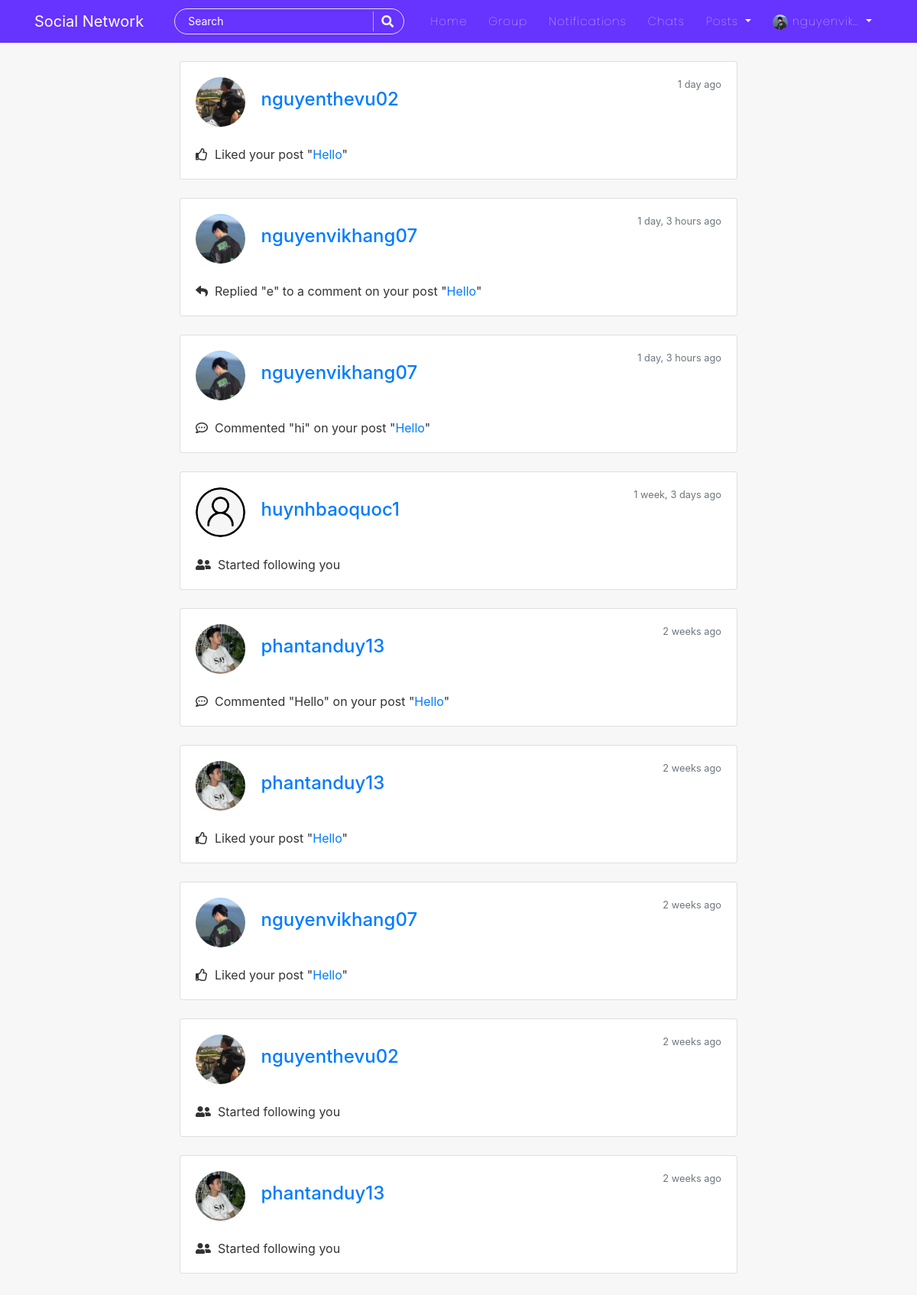
The app's page /notifications/ (signed in) with its own data.
### users/models.py (models this page shows, shortened)
class Profile(models.Model):
    user = models.OneToOneField(User, on_delete=models.CASCADE)
    is_online = models.BooleanField(default=False)
    following = models.ManyToManyField(User, related_name="following", blank=True)
    friends = models.ManyToManyField(User, related_name='my_friends', blank=True)
    bio = models.CharField(default="",blank=True,null=True,max_length=350)
    date_of_birth = models.CharField(blank=True,max_length=150)
    updated = models.DateTimeField(auto_now=True)
    created = models.DateTimeField(auto_now_add=True)
    image = models.ImageField(default='default.jpg', upload_to='profile_pics',blank=True, null=True)

### notification/models.py (models this page shows, shortened)
class Notification(models.Model):
    NOTIFICATION_TYPES = ((1,'Like'),(2,'Follow'),(3,'Comment'),(4,'Reply'),(5,'Like-Comment'),(6,'Like-Reply'))
    post = models.ForeignKey('blog.Post', on_delete=models.CASCADE, related_name='notify_post', blank=True, null=True)
    sender = models.ForeignKey(User, on_delete=models.CASCADE, related_name='notify_from_user')
    user = models.ForeignKey(User, on_delete=models.CASCADE, related_name='notify_to_user')
    notification_type = models.IntegerField(choices=NOTIFICATION_TYPES)
    text_preview = models.CharField(max_length=120, blank=True)
    date = models.DateTimeField(auto_now_add=True)
    is_seen = models.BooleanField(default=False)

### blog/models.py (models this page shows, shortened)
class Post(models.Model):
    title = models.CharField(max_length=150)
    content = RichTextField(blank=True, null=True)
    image = models.ImageField(upload_to='post_images', null=True, blank=True)
    date_posted = models.DateTimeField(default=timezone.now)
    date_updated = models.DateTimeField(auto_now=True)
    author = models.ForeignKey(User, on_delete=models.CASCADE)
    likes = models.ManyToManyField(User, related_name="blogpost", blank=True)
    saves = models.ManyToManyField(User, related_name="blogsave", blank=True)
    def __str__(self):
        return self.title

### notification/views.py (the view)
# urls.py: path('', ShowNotifications, name='show-notifications'),
@login_required
def ShowNotifications(request):
    user = request.user
    notifications = Notification.objects.filter(user=user).order_by('-date')
    context = {
        'notifications':notifications,
    }
    return render(request, 'blog/notifications.html', context)

### blog/templates/blog/notifications.html (shortened to what this page needs)
{% extends "blog/base.html" %}
{% load humanize %}
{% block content %}
<div class="col-md-8 m-auto">
{% for notification in notifications %}
    <div class="card">
        <div class="card-body">
            <img class="rounded-circle article-img" src="{{notification.sender.profile.image.url}}" alt="image">
            <span class="card-title h4"><a href="{% url 'profile-detail-view' notification.sender.id %}" >{{notification.sender}}</a></span>
            <span class="text-muted float-right small">{{notification.date|naturaltime}}</span>
            <br><br>
            {% if notification.notification_type == 1 %}
                <p class="card-text"><i class="far fa-thumbs-up"></i>&nbsp;&nbsp;Liked your post "<a href="{% url 'post-detail' notification.post.id %}" >{{notification.post}}</a>"</p>
            {% elif notification.notification_type == 2 %}
                <p class="card-text"><i class="fas fa-user-friends"></i>&nbsp;&nbsp;Started following you</p>
            {% elif notification.notification_type == 3 %}
                <p class="card-text"><i class="far fa-comment-dots"></i>&nbsp;&nbsp;Commented "{{notification.text_preview}}" on your post "<a href="{% url 'post-detail' notification.post.id %}" >{{notification.post}}</a>"</p>
            {% elif notification.notification_type == 4 %}
                <p class="card-text"><i class="fas fa-reply"></i>&nbsp;&nbsp;Replied "{{notification.text_preview}}" to a comment on your post "<a href="{% url 'post-detail' notification.post.id %}" >{{notification.post}}</a>"</p>
            {% endif %}
        </div>
    </div>
    <br>
{% endfor %}
<br><br>
</div>
{% endblock %}

### blog/templates/blog/base.html (shortened to what this page needs)
{% load static %}
<!DOCTYPE html>
<html lang="en">
<head>
    <link rel="stylesheet" href="https://cdn.jsdelivr.net/npm/bootstrap@4.5.3/dist/css/bootstrap.min.css">
    <link rel="stylesheet" href="https://cdnjs.cloudflare.com/ajax/libs/font-awesome/5.15.1/css/all.min.css" />
    <link rel="stylesheet" href="https://cdnjs.cloudflare.com/ajax/libs/cropper/4.1.0/cropper.css" />
    <link rel="stylesheet" href="{% static 'blog/main.css' %}">
</head>
<body>
    <header class="site-header">
        {% include 'blog/navbar.html' %}
    </header>
    <main role="main" class="container">
      <div class="row">
          {% block content %}{% endblock %}
      </div>
    </main>
</body>
</html>

### blog/templates/blog/navbar.html (shortened to what this page needs)
<nav class="navbar navbar-expand-lg navbar-dark bg-steel fixed-top">
    <div class="container">
      <a class="navbar-brand mr-4 pr-3" href="/">Social Network</a>
      <div class="collapse navbar-collapse" id="navbarToggle">
        <div class="navbar-nav mr-auto">
          <div id="searchbar" >
            <form method="GET" action="/search">
              <input required name="query" id="search" type="text" placeholder="Search">
              <button class="search-btn" type="submit"><i class="fas fa-search"></i></button>
            </form>
          </div>
        </div>
        <div class="navbar-nav">
          <a class="nav-item nav-link" href="{% url 'blog-home' %}">Home</a>
          <a class="nav-item nav-link" href="{% url 'groups:group' %}">Group</a>
          {% if user.is_authenticated %}
          <a class="nav-item nav-link" href="{% url 'show-notifications' %}">Notifications</a>
          <a class="nav-item nav-link" href="{% url 'room-enroll' %}">Chats</a>
          <div class="dropdown">
            <a class="dropdown-toggle nav-link" href="#" role="button" id="dropdownMenuLink1" data-toggle="dropdown" aria-haspopup="true" aria-expanded="false">
              Posts
            </a>
          </div>
          {% endif %}
          {% if user.is_authenticated %}
            <div class="dropdown">
              <a class="dropdown-toggle nav-link" href="#" role="button" id="dropdownMenuLink2" data-toggle="dropdown" aria-haspopup="true" aria-expanded="false">
                <img class="rounded-circle" style="height: 20px; width: 20px;" src="{{user.profile.image.url}}" alt="">&nbsp;{{user|truncatechars:"10"}}
              </a>
            </div>
          {% else %}
            <a class="nav-item nav-link" href="{% url 'account_login' %}">Login</a>
            <a class="nav-item nav-link" href="{% url 'register' %}">Register</a>
          {% endif %}
        </div>
      </div>
    </div>
</nav>

### blog/static/blog/main.css (style rules this page uses)
body { background: #f7f7f7; color: #333333; margin-top: 5rem; scroll-behavior: smooth; }
.bg-steel { background: #6633FF; }
.site-header .navbar-nav .nav-link { color: #ffffff; font-family:'Poppins'; font-weight: 100; margin: 0px 6px; font-size: 15px; letter-spacing: 1px; }
.article-img { height: 65px; width: 65px; margin-right: 16px; }
#searchbar form { width: auto; display: flex; flex-direction: row; border-radius: 50px; padding: 3px 15px; background-color: transparent; border: 1px solid #e4e4e4; margin-right: 10px; }
#searchbar form input::placeholder { color: #fff; font-size: 14px; }
#searchbar form input { border: none; outline: none; color: #fff; font-size: 15px; flex: 1; background-color:transparent; }
.search-btn { color:#fff; border: none; width: 25px; padding-left: 10px; border-left: 1px solid rgba(202, 202, 202, 0.829); outline: none; background-color: transparent; }
.search-btn i { font-size: 16px; }

### records on screen
Notification: sender.profile.image (picture), sender "nguyenthevu02", date "1 day ago", post "Hello"
Notification: sender.profile.image (picture), sender "nguyenvikhang07", date "1 day, 3 hours ago", text_preview "e", post "Hello"
Notification: sender.profile.image (picture), sender "nguyenvikhang07", date "1 day, 3 hours ago", text_preview "hi", post "Hello"
Notification: sender.profile.image (placeholder picture), sender "huynhbaoquoc1", date "1 week, 3 days ago", notification_type 2 (drawn)
Notification: sender.profile.image (picture), sender "phantanduy13", date "2 weeks ago", text_preview "Hello", post "Hello"
Notification: sender.profile.image (picture), sender "phantanduy13", date "2 weeks ago", post "Hello"
Notification: sender.profile.image (picture), sender "nguyenvikhang07", date "2 weeks ago", post "Hello"
Notification: sender.profile.image (picture), sender "nguyenthevu02", date "2 weeks ago", notification_type 2 (drawn)
Notification: sender.profile.image (picture), sender "phantanduy13", date "2 weeks ago", notification_type 2 (drawn)

### other values on screen
{{ user|truncatechars:"10" }} "nguyenvik…"
